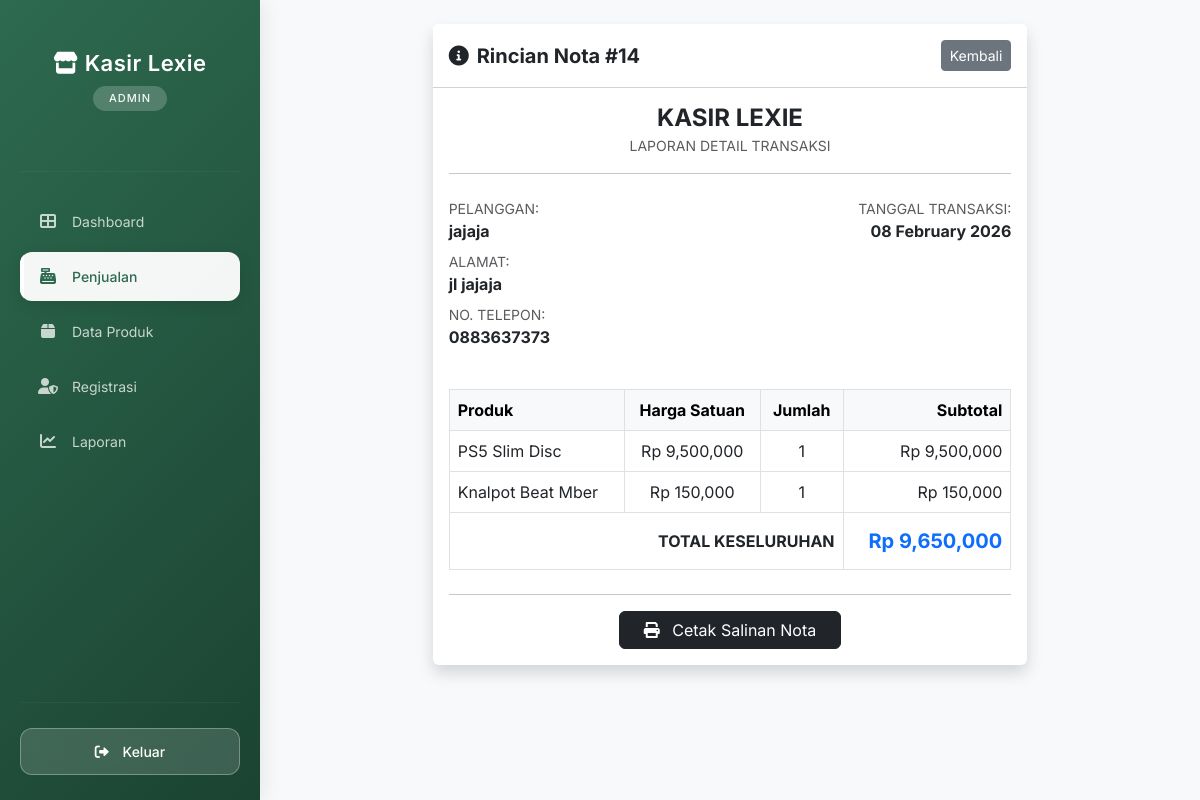
The page /kasir/admin/penjualan/detail.php?id=14 (signed in) on the database its author committed.
### tables this page shows
CREATE TABLE `penjualan` (
  `PenjualanID` int(11) NOT NULL,
  `TanggalPenjualan` date NOT NULL,
  `TotalHarga` decimal(10,2) NOT NULL,
  `PelangganID` int(11) NOT NULL
);

CREATE TABLE `pelanggan` (
  `PelangganID` int(11) NOT NULL,
  `NamaPelanggan` varchar(255) NOT NULL,
  `Alamat` text NOT NULL,
  `NomorTelepon` varchar(15) NOT NULL
);

CREATE TABLE `detailpenjualan` (
  `DetailID` int(11) NOT NULL,
  `PenjualanID` int(11) NOT NULL,
  `ProdukID` int(11) NOT NULL,
  `JumlahProduk` int(11) NOT NULL,
  `Subtotal` decimal(10,2) NOT NULL
);

CREATE TABLE `produk` (
  `ProdukID` int(11) NOT NULL,
  `NamaProduk` varchar(255) NOT NULL,
  `Harga` decimal(10,2) NOT NULL,
  `Stok` int(11) NOT NULL
);

### kasir/admin/penjualan/detail.php (the view, shortened to what this page needs)
<?php
include '../../main/connect.php';
$id = $_GET['id'];
$query = mysqli_query($conn, "SELECT * FROM penjualan
         JOIN pelanggan ON penjualan.PelangganID = pelanggan.PelangganID
         WHERE PenjualanID = '$id'");
$data = mysqli_fetch_array($query);
?>
<!DOCTYPE html>
<html lang="id">
<head>
    <link href="https://cdn.jsdelivr.net/npm/bootstrap@5.3.0/dist/css/bootstrap.min.css" rel="stylesheet">
    <link rel="stylesheet" href="https://cdnjs.cloudflare.com/ajax/libs/font-awesome/6.0.0/css/all.min.css">
</head>
<body class="bg-light">
    <div class="d-flex">
        <div class="no-print">
            <?php include '../../template/sidebar.php'; ?>
        </div>
        <div class="container-fluid p-4">
            <div class="card shadow border-0 col-md-8 mx-auto">
                <div class="card-header bg-white py-3 d-flex justify-content-between align-items-center no-print">
                    <h5 class="fw-bold m-0"><i class="fas fa-info-circle me-2"></i>Rincian Nota #<?= $id; ?></h5>
                    <a href="index.php" class="btn btn-sm btn-secondary">Kembali</a>
                </div>
                <div class="card-body">
                    <div class="text-center mb-4">
                        <h4 class="fw-bold mb-0">KASIR LEXIE</h4>
                        <small class="text-muted text-uppercase">Laporan Detail Transaksi</small>
                        <hr>
                    </div>
                    <div class="row mb-4">
                        <div class="col-6">
                            <small class="text-muted d-block">PELANGGAN:</small>
                            <p class="fw-bold mb-1"><?= $data['NamaPelanggan']; ?></p>
                            <small class="text-muted d-block mt-2">ALAMAT:</small>
                            <p class="fw-bold mb-1"><?= $data['Alamat']; ?></p>
                            <small class="text-muted d-block mt-2">NO. TELEPON:</small>
                            <p class="fw-bold"><?= $data['NomorTelepon']; ?></p>
                        </div>
                        <div class="col-6 text-end">
                            <small class="text-muted d-block">TANGGAL TRANSAKSI:</small>
                            <p class="fw-bold"><?= date('d F Y ', strtotime($data['TanggalPenjualan'])); ?></p>
                        </div>
                    </div>
                    <table class="table table-bordered">
                        <thead class="table-light">
                            <tr>
                                <th>Produk</th>
                                <th class="text-center">Harga Satuan</th>
                                <th class="text-center">Jumlah</th>
                                <th class="text-end">Subtotal</th>
                            </tr>
                        </thead>
                        <tbody>
                            <?php
                            $detail = mysqli_query($conn, "SELECT * FROM detailpenjualan
                                      JOIN produk ON detailpenjualan.ProdukID = produk.ProdukID
                                      WHERE PenjualanID = '$id'");
                            while($d = mysqli_fetch_array($detail)){
                            ?>
                            <tr>
                                <td><?= $d['NamaProduk']; ?></td>
                                <td class="text-center">Rp <?= number_format($d['Harga']); ?></td>
                                <td class="text-center"><?= $d['JumlahProduk']; ?></td>
                                <td class="text-end">Rp <?= number_format($d['Subtotal']); ?></td>
                            </tr>
                            <?php } ?>
                        </tbody>
                        <tfoot>
                            <tr>
                                <th colspan="3" class="text-end py-3">TOTAL KESELURUHAN</th>
                                <th class="text-end py-3 text-primary h5 fw-bold">Rp <?= number_format($data['TotalHarga']); ?></th>
                            </tr>
                        </tfoot>
                    </table>
                    <div class="text-center mt-4 no-print">
                        <hr>
                        <button onclick="window.print()" class="btn btn-dark px-4">
                            <i class="fas fa-print me-2"></i> Cetak Salinan Nota
                        </button>
                    </div>
                </div>
            </div>
        </div>
    </div>
</body>
</html>

### kasir/template/sidebar.php (style rules this page uses)
* { font-family: 'Inter', sans-serif; }

### rows shown on the page
penjualan: PelangganID.NamaPelanggan "jajaja", PelangganID.Alamat "jl jajaja", PelangganID.NomorTelepon "0883637373", TanggalPenjualan "08 February 2026", TotalHarga "9,650,000"
detailpenjualan: ProdukID.NamaProduk "PS5 Slim Disc", ProdukID.Harga "9,500,000", JumlahProduk "1", Subtotal "9,500,000"
detailpenjualan: ProdukID.NamaProduk "Knalpot Beat Mber", ProdukID.Harga "150,000", JumlahProduk "1", Subtotal "150,000"

### other values the page prints
$_SESSION['role'] "ADMIN"
$id "14"
